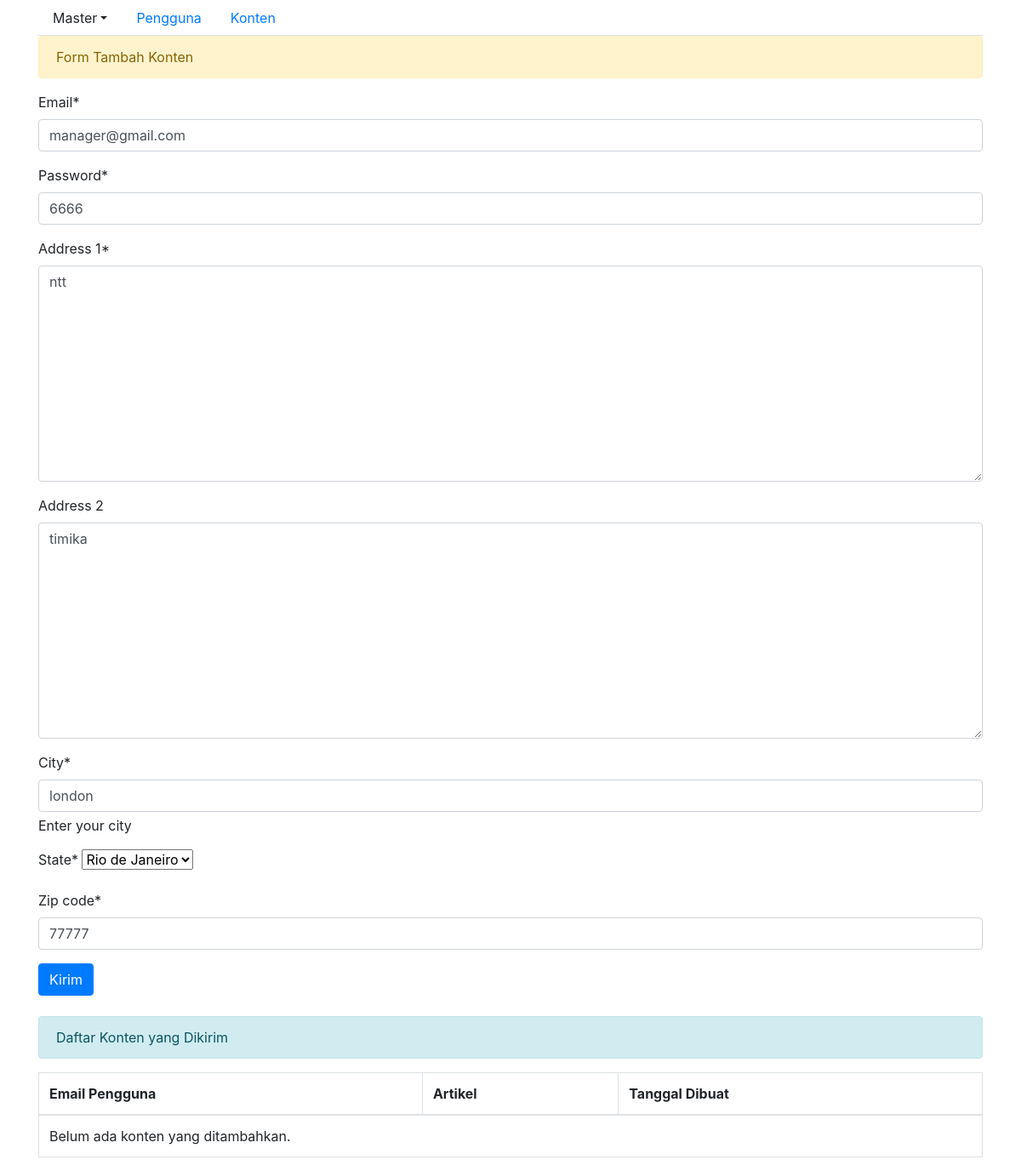
/penguna/5/update, run on the app's committed database.
### data_entry/models.py (models this page shows, shortened)
class Pengguna (models.Model):
    email = models.EmailField(unique=True)
    password = models.CharField(max_length=100)
    address_1 = models.TextField()
    address_2  = models.TextField(null=True, blank = True)
    city = models.CharField(max_length=20, help_text='Enter your city')
    state= models.TextField()
    zip_code= models.CharField(max_length = 7)
    tanggal_join = models.DateField(auto_now = True)

### data_entry/views.py (the view)
# urls.py: path('penguna/<id>/update',views.update_pengguna, name = 'updatedata'),
def update_pengguna(request, id):
    pengguna = get_object_or_404(Pengguna, pk=id)
    if request.method == 'POST':
        form = PenggunaForm(request.POST, instance=pengguna)
        if form.is_valid():
            form.save()
            return redirect('data_entry:set_pengguna')
    else:
        form = PenggunaForm(instance=pengguna)
    return render(request, 'data_entry/content.html', {'form': form, 'pengguna': pengguna})

### data_entry/forms.py (shortened to what this page needs)
class PenggunaForm(forms.ModelForm):  # Harus pakai ModelForm, bukan Form
    state = forms.ChoiceField(choices=STATES)
    class Meta:
        model = Pengguna
        exclude = ['tanggal_join']

### data_entry/templates/data_entry/content.html (shortened to what this page needs)
{% extends 'base.html' %}
{% load crispy_forms_tags %}
{% block content %}
<div class="alert alert-warning" role="alert">
    Form Tambah Konten
</div>
<form method="post">
    {{ form|crispy }}
    <button type="submit" class="btn btn-primary">Kirim</button>
</form>
<div class="alert alert-info mt-4" role="alert">
    Daftar Konten yang Dikirim
</div>
<table class="table table-bordered">
    <thead>
        <tr>
            <th>Email Pengguna</th>
            <th>Artikel</th>
            <th>Tanggal Dibuat</th>
        </tr>
    </thead>
    <tbody>
        {% for konten in daftar_konten %}
        <tr>
            <td>{{ konten.author.email }}</td>
            <td>{{ konten.artikel }}</td>
            <td>{{ konten.created_at|date:"Y-m-d H:i" }}</td>
        </tr>
        {% empty %}
        <tr>
            <td colspan="3">Belum ada konten yang ditambahkan.</td>
        </tr>
        {% endfor %}
    </tbody>
</table>
{% endblock %}

### data on the page
Pengguna: email "manager@gmail.com", password "6666", address_1 "ntt", address_2 "timika", city "london", state "Rio de Janeiro", zip_code "77777"
